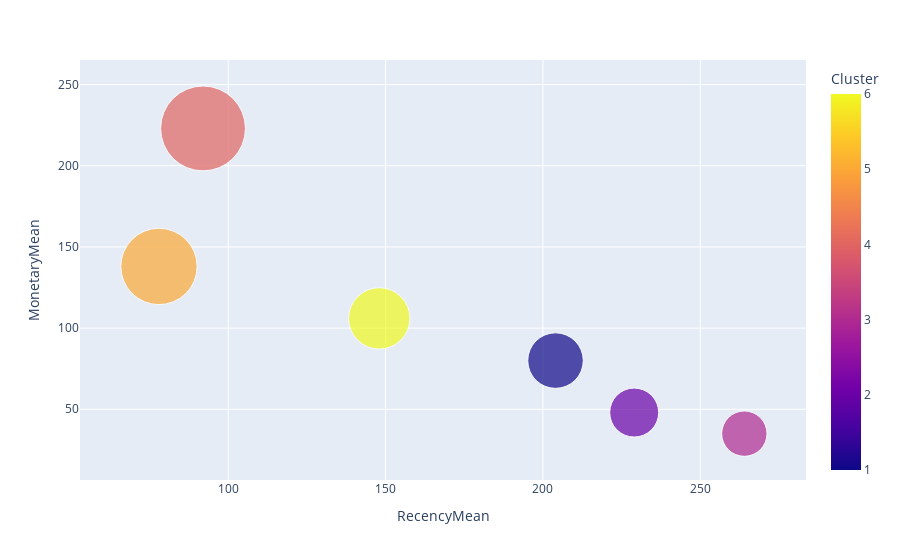

Notebook code cell kept with this figure:
### Code cell
import plotly.express as px

fig = px.scatter(rfm_agg, x="RecencyMean", y="MonetaryMean", size="FrequencyMean", color="Cluster",
           hover_name="Cluster", size_max = 60) 
fig.show()

### Figure 1 — Plotly figure (JSON) as saved in the notebook; plotly's stock layout.template omitted (floating-point values rounded to 4 significant figures)
{"data": [{"hovertemplate": "<b>%{hovertext}</b><br><br>RecencyMean=%{x}<br>MonetaryMean=%{y}<br>FrequencyMean=%{marker.size}<br>Cluster=%{marker.color}<extra></extra>", "hovertext": [1, 2, 3, 4, 5, 6], "legendgroup": "", "marker": {"color": [1, 2, 3, 4, 5, 6], "coloraxis": "coloraxis", "size": [9, 7, 6, 21, 17, 11], "sizemode": "area", "sizeref": 0.005833, "symbol": "circle"}, "mode": "markers", "name": "", "orientation": "v", "showlegend": false, "type": "scatter", "x": [204, 229, 264, 92, 78, 148], "xaxis": "x", "y": [80, 48, 35, 223, 138, 106], "yaxis": "y"}], "layout": {"coloraxis": {"colorbar": {"title": {"text": "Cluster"}}, "colorscale": [[0, "#0d0887"], [0.1111, "#46039f"], [0.2222, "#7201a8"], [0.3333, "#9c179e"], [0.4444, "#bd3786"], [0.5556, "#d8576b"], [0.6667, "#ed7953"], [0.7778, "#fb9f3a"], [0.8889, "#fdca26"], [1, "#f0f921"]]}, "legend": {"itemsizing": "constant", "tracegroupgap": 0}, "margin": {"t": 60}, "xaxis": {"anchor": "y", "domain": [0, 1], "title": {"text": "RecencyMean"}}, "yaxis": {"anchor": "x", "domain": [0, 1], "title": {"text": "MonetaryMean"}}}}
